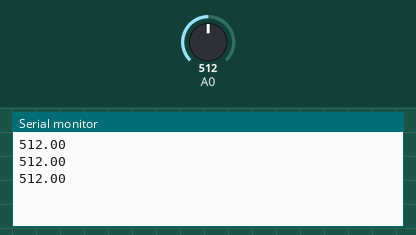
Recording of a sketch running on a simulated Arduino Uno, built with avr-gcc and run on an emulated ATmega328P. Parts: the last lines printed to the serial monitor. The test bench sets the inputs (shaded band); at power-on: A0 = 512.

Above: at 1.8 s.
1.9 s: A0 set to 716
At 2.4 s:
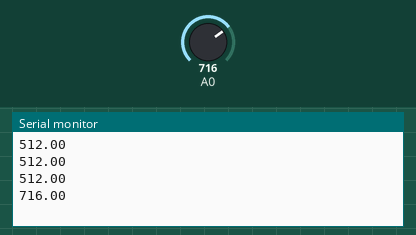
3.4 s: A0 set to 900
At 3.9 s:
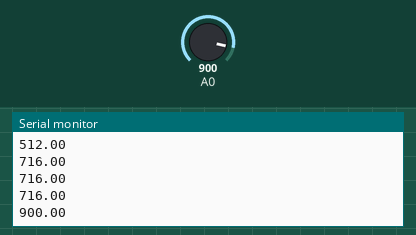
Timing chart, 0 to 6.4 s (numbered marks = the images above; inputs shaded):
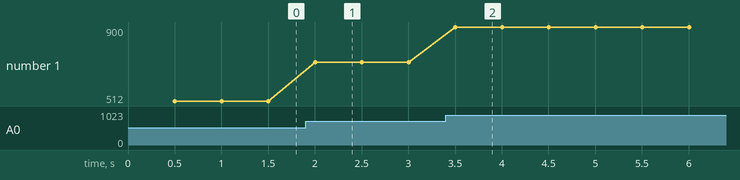

Measured:
- after the input at 1.9 s, the serial monitor: prints a new line after 0.10 s (image 1)
- after the input at 3.4 s, the serial monitor: prints a new line after 0.10 s (image 2)
- plotted number 1: 512 → 716 after the input at 1.9 s, 716 → 900 after the input at 3.4 s

The sketch:

Codigo_1.ino
```cpp
void setup(){
  pinMode (A0 , INPUT);
  Serial.begin(9699);
}
void loop(){
  float volt;
  delay(500);
  volt=analogRead(A0);
  Serial.println(volt);
}
```
